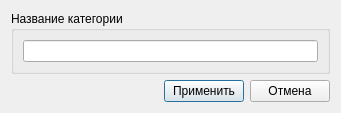
<?xml version="1.0" encoding="UTF-8"?>
<ui version="4.0">
 <class>CCategoryDialog</class>
 <widget class="QDialog" name="CCategoryDialog">
  <property name="geometry">
   <rect>
    <x>0</x>
    <y>0</y>
    <width>341</width>
    <height>100</height>
   </rect>
  </property>
  <property name="windowTitle">
   <string>Dialog</string>
  </property>
  <layout class="QGridLayout" name="gridLayout">
   <item row="0" column="0">
    <widget class="QGroupBox" name="groupBox">
     <property name="title">
      <string>Название категории</string>
     </property>
     <layout class="QGridLayout" name="gridLayout_2">
      <item row="0" column="0">
       <widget class="QLineEdit" name="leName"/>
      </item>
     </layout>
    </widget>
   </item>
   <item row="1" column="0">
    <layout class="QHBoxLayout" name="horizontalLayout">
     <item>
      <spacer name="horizontalSpacer">
       <property name="orientation">
        <enum>Qt::Horizontal</enum>
       </property>
       <property name="sizeHint" stdset="0">
        <size>
         <width>40</width>
         <height>20</height>
        </size>
       </property>
      </spacer>
     </item>
     <item>
      <widget class="QPushButton" name="pbnApply">
       <property name="text">
        <string>Применить</string>
       </property>
       <property name="icon">
        <iconset resource="../main_res.qrc">
         <normaloff>:/images/apply.png</normaloff>:/images/apply.png</iconset>
       </property>
      </widget>
     </item>
     <item>
      <widget class="QPushButton" name="pbnCancel">
       <property name="text">
        <string>Отмена</string>
       </property>
       <property name="icon">
        <iconset resource="../main_res.qrc">
         <normaloff>:/images/cancel.png</normaloff>:/images/cancel.png</iconset>
       </property>
      </widget>
     </item>
    </layout>
   </item>
  </layout>
 </widget>
 <resources>
  <include location="../main_res.qrc"/>
  <include location="../main_res.qrc"/>
 </resources>
 <connections/>
</ui>
